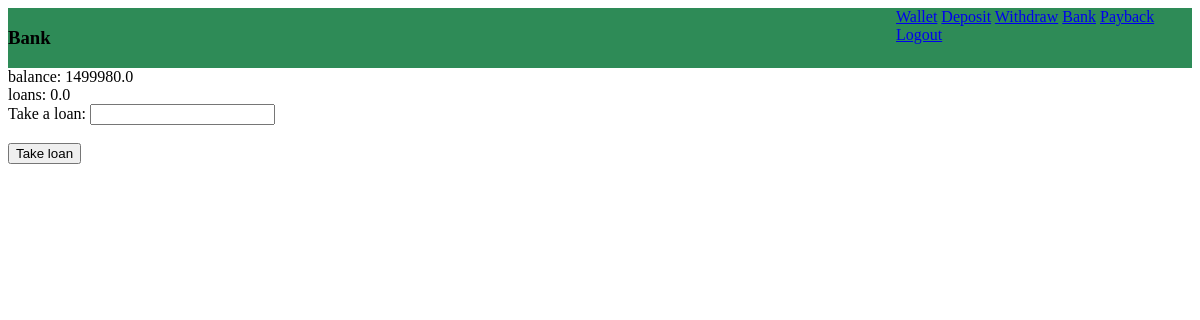
Before: /bank/1 (signed in) with the older database file.
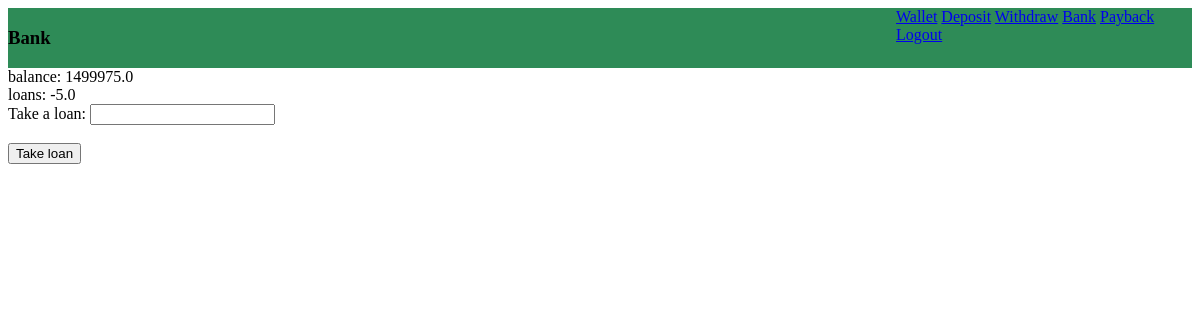
After: the same page with the newer database file.
### MainSItes/models.py (models this page shows)
class Bank(models.Model):
    balance = models.FloatField(default=0)
    loans = models.FloatField(default=0)
    UserKey = models.ForeignKey(FRBS, on_delete=models.CASCADE)

### MainSItes/views.py (the view, shortened to what this page needs)
# urls.py: path('bank/<int:pk>', views.bank, name="bank"),
@login_required(login_url="login")
def bank(request, pk):
    bank_model = Bank.objects.all()
    return render(request, "bank.html", context={
        'pk': request.user.pk,
        'bank': bank_model
    })

### MainSItes/templates/bank.html (shortened to what this page needs)
<!DOCTYPE html>
<html lang="pl">
<head>
    <link rel="stylesheet" href="../static/css/styles.css">
</head>
<body>
    <header id="walletHead">
        <div id="walletHeadL">
             <h3>Bank</h3>
        </div>
        <div id="walletHeadR">
            <a href="{% url 'wallet' %}">Wallet</a>
            <a href="{% url 'deposit' pk=pk %}">Deposit</a>
            <a href="{% url 'withdraw' pk=pk %}">Withdraw</a>
            <a href="{% url 'bank' pk=pk %}">Bank</a>
            <a href="{% url 'payback' pk=pk %}">Payback</a>
            <a href="{% url 'logout' %}">Logout</a>
        </div>
    </header>
    <div id="BankInfo">
        {% for info in bank %}
            balance: {{ info.balance }} <br>
            loans: {{ info.loans }}
        {% endfor %}
    </div>
    <div id="BankBorrow">
        <form method="post">
            <label for="takeloan">Take a loan: </label>
            <input type="number" id="takeloan" name="takeloan" required><br><br>
            <button type="submit" value="loan">Take loan</button>
        </form>
    </div>
</body>
</html>

Changed rows visible on the page:
changed Bank: balance "1499980.0" → "1499975.0"; loans "0.0" → "-5.0"
